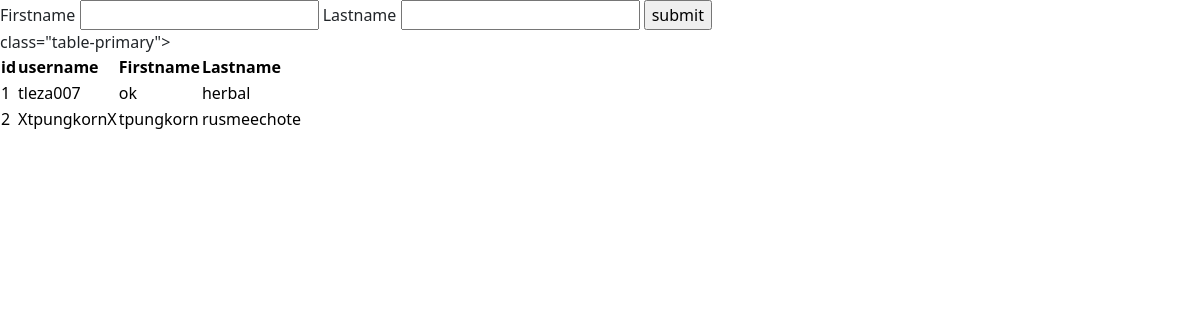
Before: /form_get with the older database file.
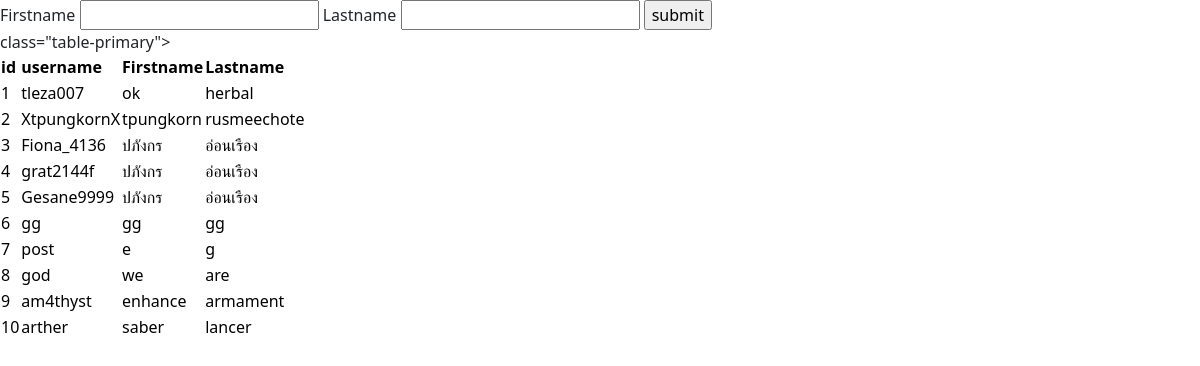
After: the same page with the newer database file.
### tables this page shows
CREATE TABLE "user" (
	"id"	INTEGER NOT NULL UNIQUE,
	"username"	TEXT NOT NULL UNIQUE,
	"firstname"	TEXT NOT NULL,
	"lastname"	TEXT NOT NULL,
	"password"	TEXT NOT NULL,
	PRIMARY KEY("id" AUTOINCREMENT)
);

### app.py (the view, shortened to what this page needs)
@app.route('/form_get',methods=['GET'])
def formGET_index():
    if request.method == 'GET':
        conn = get_db_connection()
        data = conn.execute('SELECT "id","username","firstname","lastname" FROM user').fetchall()
        conn.close()
        print('data',len(data))
        print(data)
        if len(data) != 0:
            for k in data:
                print(k[0], k[1], k[2], k[3])
            print('req.args:',len(request.args))
            return render_template('form_get.html' ,data=data)
        return render_template('form_get.html')

### sql_con.py (called while the page is built)
def get_db_connection():
    conn = sqlite3.connect('info.db')
    conn.row_factory = sqlite3.Row
    return conn

### templates/form_get.html (shortened to what this page needs)
<!DOCTYPE html>
<html lang="en">
<head>
    <link href="https://cdn.jsdelivr.net/npm/bootstrap@5.0.2/dist/css/bootstrap.min.css" rel="stylesheet">
</head>
<body>
    <form action="" method="get">
        <label for="firstname_id">Firstname</label>
        <input type="text" name="firstname" id="firstname_id">
        <label for="lastname_id">Lastname</label>
        <input type="text" name="lastname" id="lastname_id">
        <input type="submit" value="submit">
    </form>
    {% if data %}
        <table class="table-primary">
            <thead> class="table-primary">
                <th>id</th>
                <th>username</th>
                <th>Firstname</th>
                <th>Lastname</th>
            </thead>
            <tbody>
                {% for getdata in data%}
                <tr>
                    <td>{{ getdata['id'] }}</td>
                    <td>{{ getdata['username'] }}</td>
                    <td>{{ getdata['firstname'] }}</td>
                    <td>{{ getdata['lastname'] }}</td>
                </tr>
                {% endfor %}
            </tbody>
        </table>
    {% else %}
        <p>Not Enter Data</p>
    {% endif %}
</body>
</html>

Changed rows visible on the page:
added user: id "3", username "Fiona_4136", firstname "ปภังกร", lastname "อ่อนเรือง"
added user: id "4", username "grat2144f", firstname "ปภังกร", lastname "อ่อนเรือง"
added user: id "5", username "Gesane9999", firstname "ปภังกร", lastname "อ่อนเรือง"
added user: id "6", username "gg", firstname "gg", lastname "gg"
added user: id "7", username "post", firstname "e", lastname "g"
added user: id "8", username "god", firstname "we", lastname "are"
added user: id "9", username "am4thyst", firstname "enhance", lastname "armament"
added user: id "10", username "arther", firstname "saber", lastname "lancer"
